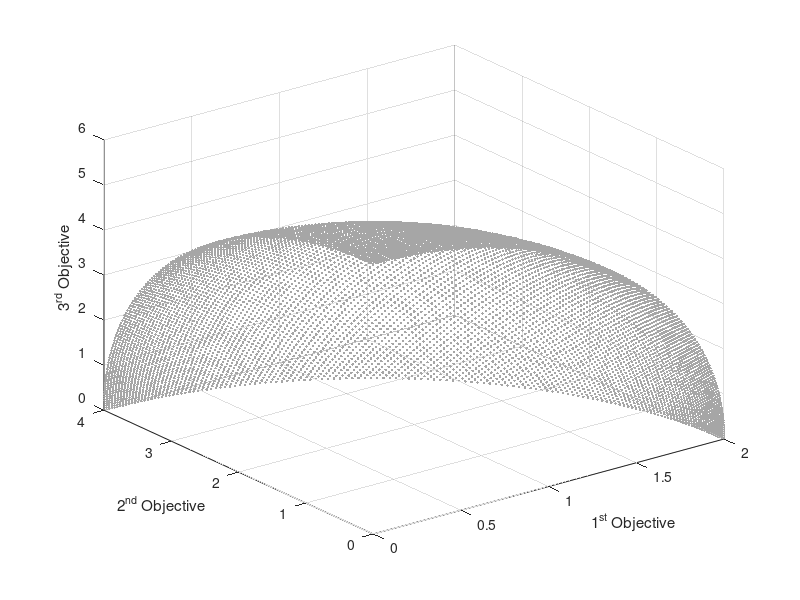

Write the MATLAB code that produced this figure.
load('WFG7.mat');

% scatter3(PF(:, 1), PF(:, 2), PF(:, 3), 'c.');
scatter3(PF(:, 1), PF(:, 2), PF(:, 3),'SeriesIndex',1,'DisplayName','PF',...
    'MarkerEdgeColor',[0.650980392156863 0.650980392156863 0.650980392156863],...
    'MarkerFaceAlpha',0.5,...
    'MarkerFaceColor',[0.650980392156863 0.650980392156863 0.650980392156863],...
    'Marker','.');
xlabel('1^{st} Objective');
ylabel('2^{nd} Objective');
zlabel('3^{rd} Objective');